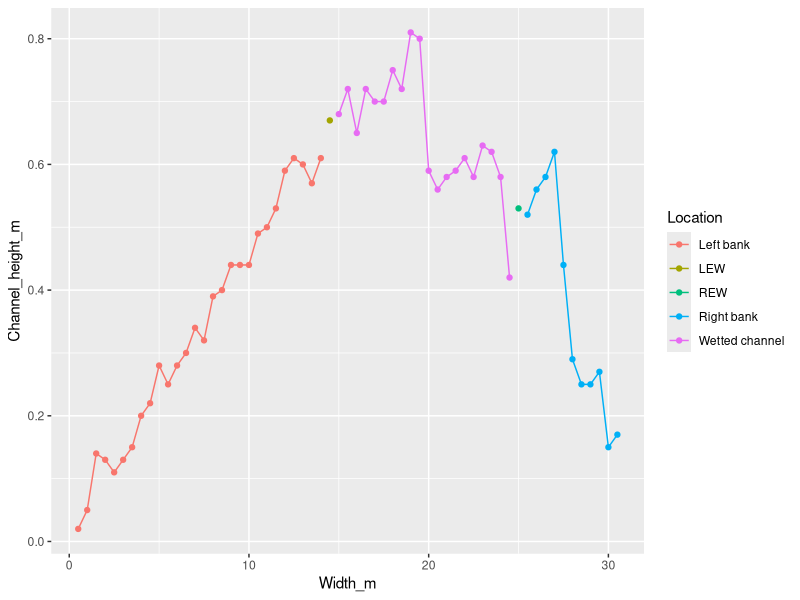
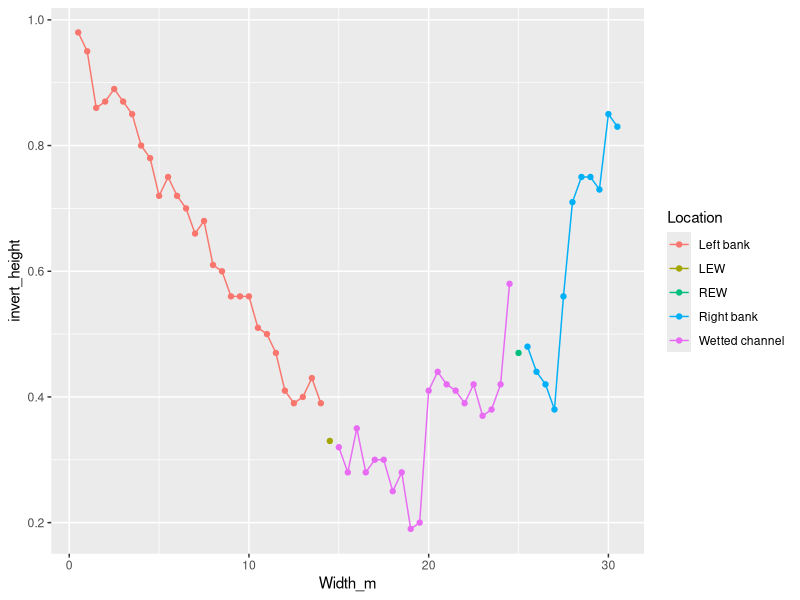
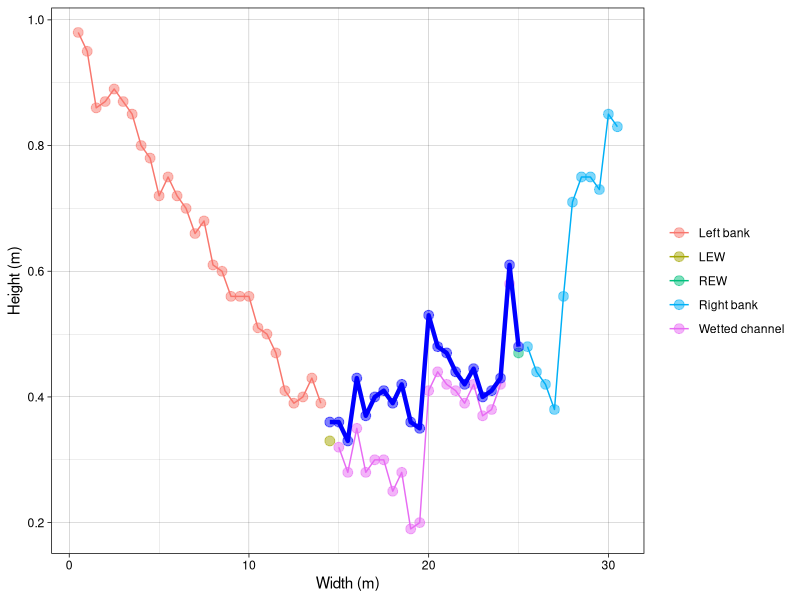

Write the R code that produced these figures, in order.
## ---- chunk 1
knitr::opts_chunk$set(echo = TRUE, message = FALSE, warning = FALSE, results = FALSE)
## ---- chunk 2
#Packages needed for this project

library(tidyverse)
library(here)

## ---- chunk 3
df <- read_csv(here('hydrology/src_classes_spring_2022/data/channel_df.csv'))
## ---- chunk 4
df %>% 
  ggplot(aes(x = Width_m, y = Channel_height_m, color = Location)) +
  geom_point() +
  geom_line()
## ---- chunk 5
df %>% 
  mutate(invert_height = 1 - Channel_height_m) %>% 
  ggplot(aes(x = Width_m, y = invert_height, color = Location)) +
  geom_point() +
  geom_line()
  
## ---- chunk 6

df <- df %>% 
  mutate(invert_height = 1 - Channel_height_m, new_water = Water_level_m + invert_height) 

df %>% 
  ggplot() +
  geom_point(aes(x = Width_m, y = invert_height, color = Location), alpha = 0.5, size = 3) +
  geom_line(aes(x = Width_m, y = invert_height, color = Location)) +
  geom_line(aes(x = Width_m, y = new_water), color = "blue", size = 1.5) +
  geom_point(aes(x = Width_m, y = new_water), color = "blue", alpha = 0.5, size = 3)+ 
  ylab("Height (m)") +
  xlab("Width (m)") +
  theme_linedraw() +
  theme(legend.title = element_blank())

## ---- chunk 7
seq <- seq(from = 0.02, to = 0.17, length.out = 61)

df <- cbind(df, seq) %>% 
  mutate(cor_d = Channel_height_m - seq)

df <- df %>% 
  mutate(area_m2 = (lead(Width_m) - lag(Width_m)) / 2 *cor_d)

total_area <- sum(df$area_m2, na.rm = TRUE)
## ---- chunk 8
df <- df %>% 
  mutate(wetted_area_m2 = (lead(Width_m) - lag(Width_m)) / 2 *
  Water_level_m)

total_wetted_area <- sum(df$wetted_area_m2, na.rm = TRUE)
## ---- chunk 9
bf_df <- df %>% 
  filter(Width_m %in% c(1.5:28.5)) %>% 
  select(-Water_level_m, -new_water, -invert_height)

seq_bf <- seq(from = 0.14, to = 0.25, length.out = 28)

bf_df <- cbind(bf_df, seq_bf) %>% 
  mutate(cor_d_bf = Channel_height_m - seq_bf)
  
bf_df$cor_d_bf[bf_df$cor_d_bf < 0] <- 0

mean_bf_d <- mean(bf_df$cor_d_bf)

bf_df <- bf_df %>% 
  mutate(bf_area_m2 = (lead(Width_m) - lag(Width_m)) / 2 *cor_d_bf)  

tot_bf_area <- sum(bf_df$bf_area_m2, na.rm = TRUE)

bf_df$bf_area_m2[bf_df$bf_area_m2 < 0] <- 0
